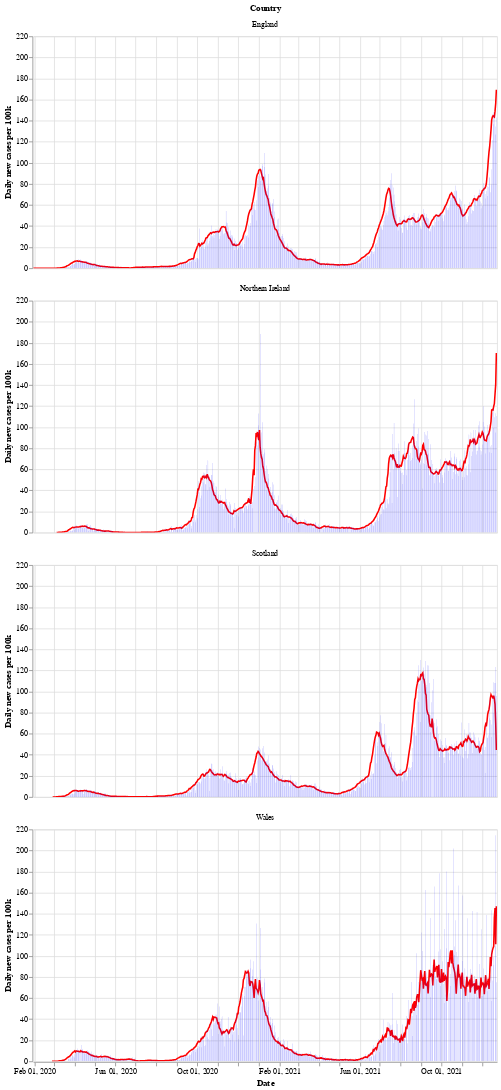

Notebook cell for this chart:
### Markdown cell above
Next is a bar chart of the number of new cases in each country (per 100k population), with the 7 day moving average of cases. Again we see that Wales saw a longer period of raising and falling cases compared to the other countries.

After a period of cases falling, each nation is now seeing a rise in the number of cases - especially in Wales.

### Code cell
# collapse
bars = alt.Chart(uk_cases).mark_bar().encode(
    x=alt.X("yearmonthdate(date):T", axis=alt.Axis(title='Date')),
    y=alt.Y("newCasesRate:Q", axis=alt.Axis(title='Daily new cases per 100k')),
    tooltip='newCasesRate',
    color=alt.condition(
        alt.datum.dailyChange > 0,
        alt.value("orange"),  # The positive color
        alt.value("blue")  # The negative color
    )
).properties(title='New cases per 100k population with rolling 7 day average', width=600).interactive()
line = alt.Chart(uk_cases).mark_line(
    color='red',
    size=2,
).transform_window(
    rolling_mean='mean(newCasesRate)',
    frame=[0, 7],
    groupby=['areaName']
).encode(
    x='yearmonthdate(date):T',
    y='rolling_mean:Q'
)
alt.layer(line, bars, data=uk_cases).facet(alt.Row('areaName', title='Country'), columns=1)

### Figure 1 — Vega-Lite specification as saved in the notebook (floating-point values rounded to 4 significant figures; data arrays with more than 128 entries replaced by an {"elided": "..."} marker saying what was removed)
{"config": {"view": {"continuousWidth": 400, "continuousHeight": 300}}, "data": {"name": "data-54d7e6e8ab57a995e4c72dbdcfef28fc"}, "facet": {"type": "nominal", "field": "areaName", "title": "Country"}, "spec": {"layer": [{"mark": {"type": "line", "color": "red", "size": 2}, "encoding": {"x": {"type": "temporal", "field": "date", "timeUnit": "yearmonthdate"}, "y": {"type": "quantitative", "field": "rolling_mean"}}, "transform": [{"window": [{"op": "mean", "field": "newCasesRate", "as": "rolling_mean"}], "frame": [0, 7], "groupby": ["areaName"]}]}, {"mark": "bar", "encoding": {"color": {"condition": {"value": "orange", "test": "(datum.dailyChange > 0)"}, "value": "blue"}, "tooltip": {"type": "quantitative", "field": "newCasesRate"}, "x": {"type": "temporal", "axis": {"title": "Date"}, "field": "date", "timeUnit": "yearmonthdate"}, "y": {"type": "quantitative", "axis": {"title": "Daily new cases per 100k"}, "field": "newCasesRate"}}, "selection": {"selector002": {"type": "interval", "bind": "scales", "encodings": ["x", "y"]}}, "title": "New cases per 100k population with rolling 7 day average", "width": 600}]}, "columns": 1, "$schema": "https://vega.github.io/schema/vega-lite/v4.8.1.json", "datasets": {"data-54d7e6e8ab57a995e4c72dbdcfef28fc": {"elided": "2680 records"}}}
